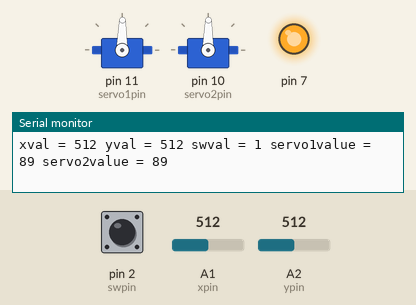
Bench run of a sketch on a simulated Arduino Uno, built with avr-gcc and run on an emulated ATmega328P. On the bench: 2 × servo, output pins drawn as LEDs (lit = HIGH), the last lines printed to the serial monitor. The test bench sets the inputs (shaded band); at power-on: A1 (xpin) = 512, A2 (ypin) = 512, pin 2 (swpin) HIGH.

Above: at 1.2 s.
1.3 s: A1 (xpin) set to 557
At 2.3 s:
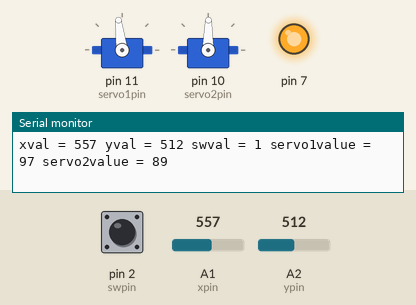
4.3 s: A1 (xpin) set to 580
At 5.5 s:
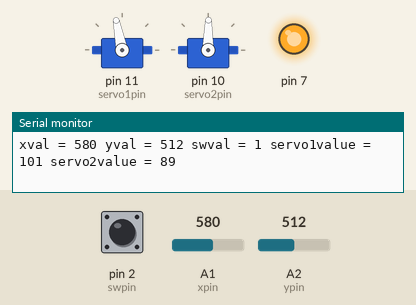
5.8 s: A2 (ypin) set to 562
At 6.2 s:
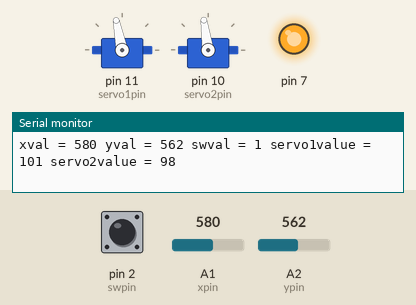
8.8 s: A2 (ypin) set to 581
At 10.0 s:
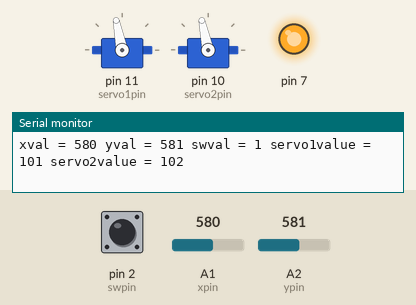
10.3 s: pin 2 (swpin) pulled LOW for 0.15 s
At 10.42 s:
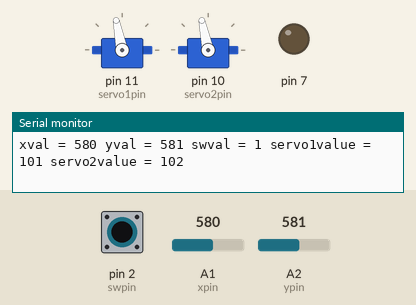
12.0 s: A1 (xpin) set to 511
At 13.3 s:
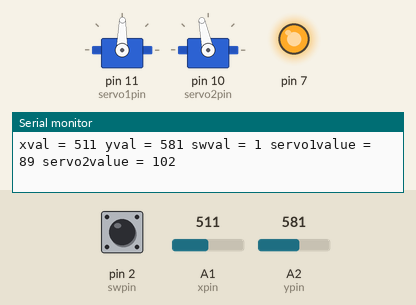
Timing chart, 0 to 14.5 s (numbered marks = the images above; inputs shaded):
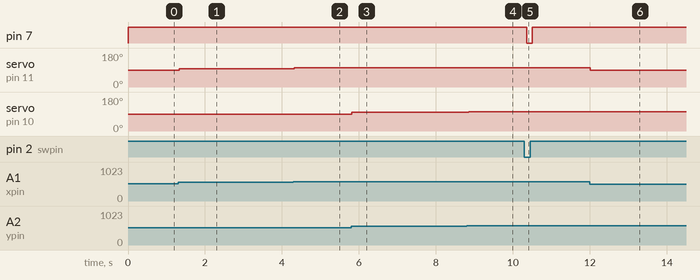

The sketch:

Class_33_Controling_Servo_Using_Joystick.ino
```cpp
#include <Servo.h>
Servo servo1;
Servo servo2;
int servo2pin = 10;
int servo1value;
int servo1pin = 11;
int servo2value;

int xpin = A1;
int ypin = A2;
int swpin = 2;

int xval ;
int yval  ;
int swval ;

void setup() {
  // put your setup code here, to run once:
  Serial.begin ( 9600 );
  servo1.attach(servo1pin);
  servo2.attach(servo2pin);
  pinMode(xpin,INPUT);
  pinMode(ypin,INPUT);
  pinMode(swpin,INPUT);
  digitalWrite(swpin,HIGH);
  pinMode(7,OUTPUT);

}

void loop() {
  // put your main code here, to run repeatedly:
  xval=analogRead(xpin);
  yval=analogRead(ypin);
  swval=digitalRead(swpin);

  servo1value = ((xval-11.)/1009.)*180.;
  servo2value = ((yval-13.)/1002.)*180.;

  servo1.write(servo1value);
  servo2.write(servo2value);

  if(swval == 0){
    digitalWrite(7,LOW);
  }
  if(swval == 1){
    digitalWrite(7,HIGH);
  }


  Serial.print("xval = ");
  Serial.print(xval);
  Serial.print(" yval = ");
  Serial.print(yval);
  Serial.print(" swval = ");
  Serial.print(swval);
  Serial.print(" servo1value = ");
  Serial.print(servo1value);
  Serial.print(" servo2value = ");
  Serial.println(servo2value);

}
```

Measured:
- after the input at 1.3 s, servo on pin 11 (servo1pin): 89° → 97° at once
- after the input at 4.3 s, servo on pin 11 (servo1pin): 97° → 101° at once
- after the input at 5.8 s, servo on pin 10 (servo2pin): 89° → 98° at once
- after the input at 8.8 s, servo on pin 10 (servo2pin): 98° → 102° after 0.05 s
- after the input at 10.3 s, pin 7: HIGH → LOW after 0.06 s, → HIGH 0.14 s later
- after the input at 12.0 s, servo on pin 11 (servo1pin): 101° → 89° at once
